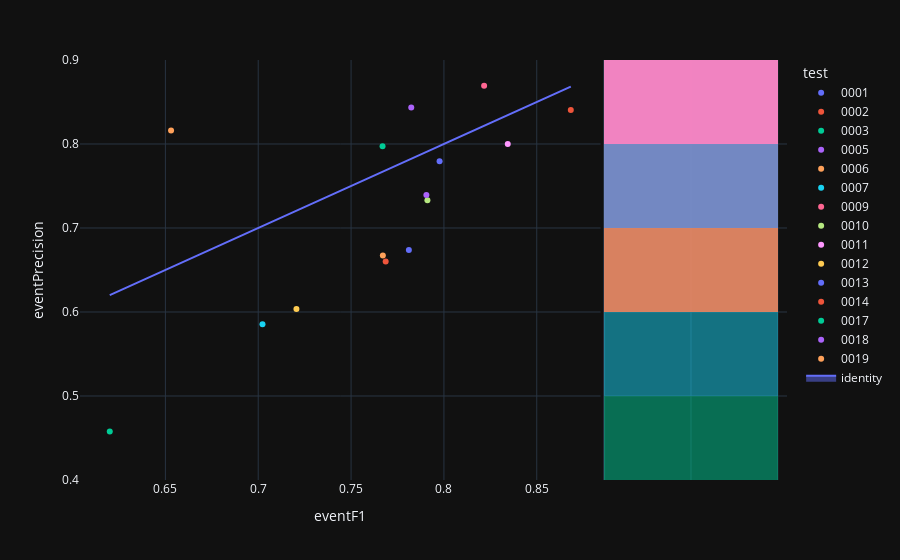

Notebook code for this chart:
### Code cell
fig=px.scatter(experimentModels,x='eventF1',y='eventPrecision',color='test',hover_name='modelId', marginal_y="histogram")
fig.add_trace(
    go.Scatter(x=experimentModels['eventF1'], y=experimentModels['eventF1'], name="identity", mode='lines',fill="toself")
)
fig.show()

### Figure 1 — Plotly figure (JSON) as saved in the notebook; plotly's stock layout.template omitted (floating-point values rounded to 4 significant figures)
{"data": [{"hovertemplate": "<b>%{hovertext}</b><br><br>test=0001<br>eventF1=%{x}<br>eventPrecision=%{y}<extra></extra>", "hovertext": ["d79e5be1-85d3-472a-a22e-6481f5b1127b"], "legendgroup": "0001", "marker": {"color": "#636efa", "symbol": "circle"}, "mode": "markers", "name": "0001", "orientation": "v", "showlegend": true, "x": [0.7977], "xaxis": "x", "y": [0.7795], "yaxis": "y", "type": "scatter"}, {"alignmentgroup": "True", "bingroup": "y", "hovertemplate": "test=0001<br>eventPrecision=%{y}<br>count=%{x}<extra></extra>", "legendgroup": "0001", "marker": {"color": "#636efa"}, "name": "0001", "offsetgroup": "0001", "opacity": 0.5, "showlegend": false, "xaxis": "x2", "y": [0.7795], "yaxis": "y2", "type": "histogram"}, {"hovertemplate": "<b>%{hovertext}</b><br><br>test=0002<br>eventF1=%{x}<br>eventPrecision=%{y}<extra></extra>", "hovertext": ["604deeeb-1744-4dd9-97c3-bda02d1d0d27"], "legendgroup": "0002", "marker": {"color": "#EF553B", "symbol": "circle"}, "mode": "markers", "name": "0002", "orientation": "v", "showlegend": true, "x": [0.8683], "xaxis": "x", "y": [0.8404], "yaxis": "y", "type": "scatter"}, {"alignmentgroup": "True", "bingroup": "y", "hovertemplate": "test=0002<br>eventPrecision=%{y}<br>count=%{x}<extra></extra>", "legendgroup": "0002", "marker": {"color": "#EF553B"}, "name": "0002", "offsetgroup": "0002", "opacity": 0.5, "showlegend": false, "xaxis": "x2", "y": [0.8404], "yaxis": "y2", "type": "histogram"}, {"hovertemplate": "<b>%{hovertext}</b><br><br>test=0003<br>eventF1=%{x}<br>eventPrecision=%{y}<extra></extra>", "hovertext": ["fd829af9-4256-476c-bc47-c5390cafe144"], "legendgroup": "0003", "marker": {"color": "#00cc96", "symbol": "circle"}, "mode": "markers", "name": "0003", "orientation": "v", "showlegend": true, "x": [0.6201], "xaxis": "x", "y": [0.4576], "yaxis": "y", "type": "scatter"}, {"alignmentgroup": "True", "bingroup": "y", "hovertemplate": "test=0003<br>eventPrecision=%{y}<br>count=%{x}<extra></extra>", "legendgroup": "0003", "marker": {"color": "#00cc96"}, "name": "0003", "offsetgroup": "0003", "opacity": 0.5, "showlegend": false, "xaxis": "x2", "y": [0.4576], "yaxis": "y2", "type": "histogram"}, {"hovertemplate": "<b>%{hovertext}</b><br><br>test=0005<br>eventF1=%{x}<br>eventPrecision=%{y}<extra></extra>", "hovertext": ["9fc96fec-cfb6-405e-8f65-e083b96b4243"], "legendgroup": "0005", "marker": {"color": "#ab63fa", "symbol": "circle"}, "mode": "markers", "name": "0005", "orientation": "v", "showlegend": true, "x": [0.7824], "xaxis": "x", "y": [0.8436], "yaxis": "y", "type": "scatter"}, {"alignmentgroup": "True", "bingroup": "y", "hovertemplate": "test=0005<br>eventPrecision=%{y}<br>count=%{x}<extra></extra>", "legendgroup": "0005", "marker": {"color": "#ab63fa"}, "name": "0005", "offsetgroup": "0005", "opacity": 0.5, "showlegend": false, "xaxis": "x2", "y": [0.8436], "yaxis": "y2", "type": "histogram"}, {"hovertemplate": "<b>%{hovertext}</b><br><br>test=0006<br>eventF1=%{x}<br>eventPrecision=%{y}<extra></extra>", "hovertext": ["e2547620-adc4-4bd4-9296-83d8386b6430"], "legendgroup": "0006", "marker": {"color": "#FFA15A", "symbol": "circle"}, "mode": "markers", "name": "0006", "orientation": "v", "showlegend": true, "x": [0.6531], "xaxis": "x", "y": [0.816], "yaxis": "y", "type": "scatter"}, {"alignmentgroup": "True", "bingroup": "y", "hovertemplate": "test=0006<br>eventPrecision=%{y}<br>count=%{x}<extra></extra>", "legendgroup": "0006", "marker": {"color": "#FFA15A"}, "name": "0006", "offsetgroup": "0006", "opacity": 0.5, "showlegend": false, "xaxis": "x2", "y": [0.816], "yaxis": "y2", "type": "histogram"}, {"hovertemplate": "<b>%{hovertext}</b><br><br>test=0007<br>eventF1=%{x}<br>eventPrecision=%{y}<extra></extra>", "hovertext": ["04b442ab-22b5-48a7-a1c0-072c20a626f0"], "legendgroup": "0007", "marker": {"color": "#19d3f3", "symbol": "circle"}, "mode": "markers", "name": "0007", "orientation": "v", "showlegend": true, "x": [0.7023], "xaxis": "x", "y": [0.5855], "yaxis": "y", "type": "scatter"}, {"alignmentgroup": "True", "bingroup": "y", "hovertemplate": "test=0007<br>eventPrecision=%{y}<br>count=%{x}<extra></extra>", "legendgroup": "0007", "marker": {"color": "#19d3f3"}, "name": "0007", "offsetgroup": "0007", "opacity": 0.5, "showlegend": false, "xaxis": "x2", "y": [0.5855], "yaxis": "y2", "type": "histogram"}, {"hovertemplate": "<b>%{hovertext}</b><br><br>test=0009<br>eventF1=%{x}<br>eventPrecision=%{y}<extra></extra>", "hovertext": ["0d3a86ae-0c6c-4b2b-a26b-fad23892331c"], "legendgroup": "0009", "marker": {"color": "#FF6692", "symbol": "circle"}, "mode": "markers", "name": "0009", "orientation": "v", "showlegend": true, "x": [0.8216], "xaxis": "x", "y": [0.8692], "yaxis": "y", "type": "scatter"}, {"alignmentgroup": "True", "bingroup": "y", "hovertemplate": "test=0009<br>eventPrecision=%{y}<br>count=%{x}<extra></extra>", "legendgroup": "0009", "marker": {"color": "#FF6692"}, "name": "0009", "offsetgroup": "0009", "opacity": 0.5, "showlegend": false, "xaxis": "x2", "y": [0.8692], "yaxis": "y2", "type": "histogram"}, {"hovertemplate": "<b>%{hovertext}</b><br><br>test=0010<br>eventF1=%{x}<br>eventPrecision=%{y}<extra></extra>", "hovertext": ["caf69e05-ecee-4093-b879-c3f91599d0af"], "legendgroup": "0010", "marker": {"color": "#B6E880", "symbol": "circle"}, "mode": "markers", "name": "0010", "orientation": "v", "showlegend": true, "x": [0.7911], "xaxis": "x", "y": [0.7329], "yaxis": "y", "type": "scatter"}, {"alignmentgroup": "True", "bingroup": "y", "hovertemplate": "test=0010<br>eventPrecision=%{y}<br>count=%{x}<extra></extra>", "legendgroup": "0010", "marker": {"color": "#B6E880"}, "name": "0010", "offsetgroup": "0010", "opacity": 0.5, "showlegend": false, "xaxis": "x2", "y": [0.7329], "yaxis": "y2", "type": "histogram"}, {"hovertemplate": "<b>%{hovertext}</b><br><br>test=0011<br>eventF1=%{x}<br>eventPrecision=%{y}<extra></extra>", "hovertext": ["ed3f6f59-4859-4d08-b747-68d09e29b921"], "legendgroup": "0011", "marker": {"color": "#FF97FF", "symbol": "circle"}, "mode": "markers", "name": "0011", "orientation": "v", "showlegend": true, "x": [0.8344], "xaxis": "x", "y": [0.8001], "yaxis": "y", "type": "scatter"}, {"alignmentgroup": "True", "bingroup": "y", "hovertemplate": "test=0011<br>eventPrecision=%{y}<br>count=%{x}<extra></extra>", "legendgroup": "0011", "marker": {"color": "#FF97FF"}, "name": "0011", "offsetgroup": "0011", "opacity": 0.5, "showlegend": false, "xaxis": "x2", "y": [0.8001], "yaxis": "y2", "type": "histogram"}, {"hovertemplate": "<b>%{hovertext}</b><br><br>test=0012<br>eventF1=%{x}<br>eventPrecision=%{y}<extra></extra>", "hovertext": ["a3abdc6c-1e79-45d2-90a9-06416c8ffa59"], "legendgroup": "0012", "marker": {"color": "#FECB52", "symbol": "circle"}, "mode": "markers", "name": "0012", "orientation": "v", "showlegend": true, "x": [0.7206], "xaxis": "x", "y": [0.6034], "yaxis": "y", "type": "scatter"}, {"alignmentgroup": "True", "bingroup": "y", "hovertemplate": "test=0012<br>eventPrecision=%{y}<br>count=%{x}<extra></extra>", "legendgroup": "0012", "marker": {"color": "#FECB52"}, "name": "0012", "offsetgroup": "0012", "opacity": 0.5, "showlegend": false, "xaxis": "x2", "y": [0.6034], "yaxis": "y2", "type": "histogram"}, {"hovertemplate": "<b>%{hovertext}</b><br><br>test=0013<br>eventF1=%{x}<br>eventPrecision=%{y}<extra></extra>", "hovertext": ["7004596b-b1ca-4324-8901-a0778774435f"], "legendgroup": "0013", "marker": {"color": "#636efa", "symbol": "circle"}, "mode": "markers", "name": "0013", "orientation": "v", "showlegend": true, "x": [0.7811], "xaxis": "x", "y": [0.6738], "yaxis": "y", "type": "scatter"}, {"alignmentgroup": "True", "bingroup": "y", "hovertemplate": "test=0013<br>eventPrecision=%{y}<br>count=%{x}<extra></extra>", "legendgroup": "0013", "marker": {"color": "#636efa"}, "name": "0013", "offsetgroup": "0013", "opacity": 0.5, "showlegend": false, "xaxis": "x2", "y": [0.6738], "yaxis": "y2", "type": "histogram"}, {"hovertemplate": "<b>%{hovertext}</b><br><br>test=0014<br>eventF1=%{x}<br>eventPrecision=%{y}<extra></extra>", "hovertext": ["b53310fe-00ec-479d-9bfa-8f290e751d12"], "legendgroup": "0014", "marker": {"color": "#EF553B", "symbol": "circle"}, "mode": "markers", "name": "0014", "orientation": "v", "showlegend": true, "x": [0.7686], "xaxis": "x", "y": [0.6603], "yaxis": "y", "type": "scatter"}, {"alignmentgroup": "True", "bingroup": "y", "hovertemplate": "test=0014<br>eventPrecision=%{y}<br>count=%{x}<extra></extra>", "legendgroup": "0014", "marker": {"color": "#EF553B"}, "name": "0014", "offsetgroup": "0014", "opacity": 0.5, "showlegend": false, "xaxis": "x2", "y": [0.6603], "yaxis": "y2", "type": "histogram"}, {"hovertemplate": "<b>%{hovertext}</b><br><br>test=0017<br>eventF1=%{x}<br>eventPrecision=%{y}<extra></extra>", "hovertext": ["578d1542-3fb4-47a1-9d2b-58dd25c765ac"], "legendgroup": "0017", "marker": {"color": "#00cc96", "symbol": "circle"}, "mode": "markers", "name": "0017", "orientation": "v", "showlegend": true, "x": [0.7669], "xaxis": "x", "y": [0.7973], "yaxis": "y", "type": "scatter"}, {"alignmentgroup": "True", "bingroup": "y", "hovertemplate": "test=0017<br>eventPrecision=%{y}<br>count=%{x}<extra></extra>", "legendgroup": "0017", "marker": {"color": "#00cc96"}, "name": "0017", "offsetgroup": "0017", "opacity": 0.5, "showlegend": false, "xaxis": "x2", "y": [0.7973], "yaxis": "y2", "type": "histogram"}, {"hovertemplate": "<b>%{hovertext}</b><br><br>test=0018<br>eventF1=%{x}<br>eventPrecision=%{y}<extra></extra>", "hovertext": ["31ed4519-9d74-4339-ac68-efa3f02eff43"], "legendgroup": "0018", "marker": {"color": "#ab63fa", "symbol": "circle"}, "mode": "markers", "name": "0018", "orientation": "v", "showlegend": true, "x": [0.7906], "xaxis": "x", "y": [0.7392], "yaxis": "y", "type": "scatter"}, {"alignmentgroup": "True", "bingroup": "y", "hovertemplate": "test=0018<br>eventPrecision=%{y}<br>count=%{x}<extra></extra>", "legendgroup": "0018", "marker": {"color": "#ab63fa"}, "name": "0018", "offsetgroup": "0018", "opacity": 0.5, "showlegend": false, "xaxis": "x2", "y": [0.7392], "yaxis": "y2", "type": "histogram"}, {"hovertemplate": "<b>%{hovertext}</b><br><br>test=0019<br>eventF1=%{x}<br>eventPrecision=%{y}<extra></extra>", "hovertext": ["d47ade15-c1f2-4a60-a813-dfa7c35c1cdf"], "legendgroup": "0019", "marker": {"color": "#FFA15A", "symbol": "circle"}, "mode": "markers", "name": "0019", "orientation": "v", "showlegend": true, "x": [0.7671], "xaxis": "x", "y": [0.6674], "yaxis": "y", "type": "scatter"}, {"alignmentgroup": "True", "bingroup": "y", "hovertemplate": "test=0019<br>eventPrecision=%{y}<br>count=%{x}<extra></extra>", "legendgroup": "0019", "marker": {"color": "#FFA15A"}, "name": "0019", "offsetgroup": "0019", "opacity": 0.5, "showlegend": false, "xaxis": "x2", "y": [0.6674], "yaxis": "y2", "type": "histogram"}, {"fill": "toself", "mode": "lines", "name": "identity", "x": [0.7977, 0.8683, 0.6201, 0.7824, 0.6531, 0.7023, 0.8216, 0.7911, 0.8344, 0.7206, 0.7811, 0.7686, 0.7669, 0.7906, 0.7671], "y": [0.7977, 0.8683, 0.6201, 0.7824, 0.6531, 0.7023, 0.8216, 0.7911, 0.8344, 0.7206, 0.7811, 0.7686, 0.7669, 0.7906, 0.7671], "type": "scatter"}], "layout": {"xaxis": {"anchor": "y", "domain": [0.0, 0.7363], "title": {"text": "eventF1"}}, "yaxis": {"anchor": "x", "domain": [0.0, 1.0], "title": {"text": "eventPrecision"}}, "xaxis2": {"anchor": "y2", "domain": [0.7413, 1.0], "matches": "x2", "showticklabels": false, "showline": false, "ticks": "", "showgrid": true}, "yaxis2": {"anchor": "x2", "domain": [0.0, 1.0], "matches": "y", "showticklabels": false, "showgrid": true}, "legend": {"title": {"text": "test"}, "tracegroupgap": 0}, "margin": {"t": 60}, "barmode": "overlay"}}
